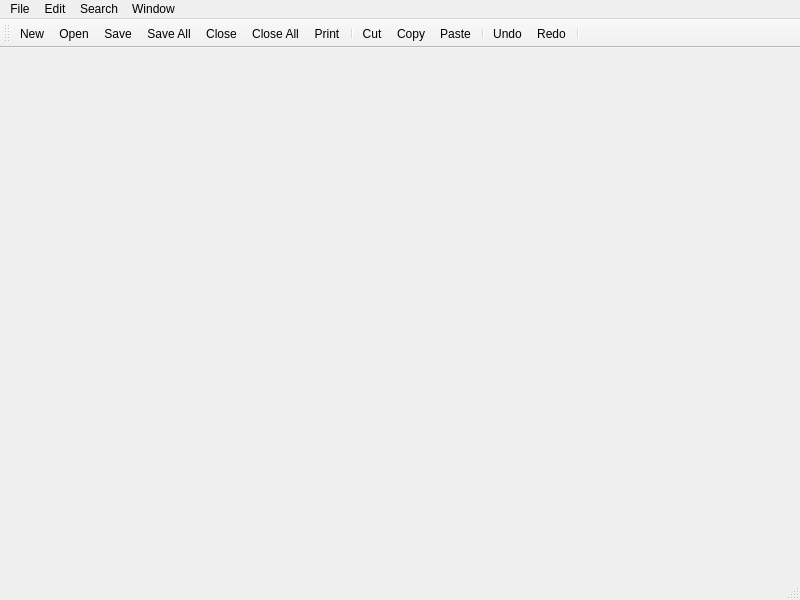
<?xml version="1.0" encoding="UTF-8"?>
<ui version="4.0">
 <class>rtfeditLib::rtfEdit</class>
 <widget class="QMainWindow" name="rtfeditLib::rtfEdit">
  <property name="geometry">
   <rect>
    <x>0</x>
    <y>0</y>
    <width>800</width>
    <height>600</height>
   </rect>
  </property>
  <property name="windowTitle">
   <string>MainWindow</string>
  </property>
  <widget class="QWidget" name="centralwidget">
   <layout class="QVBoxLayout" name="verticalLayout">
    <property name="spacing">
     <number>0</number>
    </property>
    <property name="leftMargin">
     <number>0</number>
    </property>
    <property name="topMargin">
     <number>0</number>
    </property>
    <property name="rightMargin">
     <number>0</number>
    </property>
    <property name="bottomMargin">
     <number>0</number>
    </property>
    <item>
     <widget class="rtfeditLib::editorTab" name="editor" native="true">
      <property name="contextMenuPolicy">
       <enum>Qt::NoContextMenu</enum>
      </property>
     </widget>
    </item>
    <item>
     <widget class="widgetLib::findReplacePanel" name="findReplace" native="true"/>
    </item>
   </layout>
  </widget>
  <widget class="QMenuBar" name="menuBar">
   <property name="geometry">
    <rect>
     <x>0</x>
     <y>0</y>
     <width>800</width>
     <height>22</height>
    </rect>
   </property>
   <widget class="QMenu" name="fileMenu">
    <property name="title">
     <string>File</string>
    </property>
    <widget class="QMenu" name="recentFilesMenu">
     <property name="title">
      <string>Recent Files</string>
     </property>
     <addaction name="actionDummy"/>
    </widget>
    <addaction name="newAct"/>
    <addaction name="openAct"/>
    <addaction name="reloadAct"/>
    <addaction name="separator"/>
    <addaction name="saveAct"/>
    <addaction name="saveAsAct"/>
    <addaction name="saveAllAct"/>
    <addaction name="closeAct"/>
    <addaction name="closeAllAct"/>
    <addaction name="separator"/>
    <addaction name="summaryAct"/>
    <addaction name="printAct"/>
    <addaction name="separator"/>
    <addaction name="recentFilesMenu"/>
    <addaction name="exitAct"/>
   </widget>
   <widget class="QMenu" name="editMenu">
    <property name="title">
     <string>Edit</string>
    </property>
    <widget class="QMenu" name="selectMenu">
     <property name="title">
      <string>Select</string>
     </property>
     <addaction name="selectWordAct"/>
     <addaction name="selectLineAct"/>
     <addaction name="selectMatchAct"/>
     <addaction name="selectAllAct"/>
    </widget>
    <widget class="QMenu" name="changeCaseMenu">
     <property name="title">
      <string>Change Case</string>
     </property>
     <addaction name="uppercaseAct"/>
     <addaction name="lowercaseAct"/>
     <addaction name="capitalizeAct"/>
     <addaction name="changeCaseAct"/>
    </widget>
    <widget class="QMenu" name="clipboardMenu">
     <property name="title">
      <string>Copy to Clipboard</string>
     </property>
     <addaction name="fullPathnameAct"/>
     <addaction name="filenameAct"/>
     <addaction name="pathnameAct"/>
     <addaction name="separator"/>
     <addaction name="allFullPathnamesAct"/>
     <addaction name="allFilenamesAct"/>
     <addaction name="allPathnamesAct"/>
    </widget>
    <addaction name="undoAct"/>
    <addaction name="redoAct"/>
    <addaction name="separator"/>
    <addaction name="cutAct"/>
    <addaction name="copyAct"/>
    <addaction name="pasteAct"/>
    <addaction name="deleteAct"/>
    <addaction name="selectMenu"/>
    <addaction name="separator"/>
    <addaction name="indentAct"/>
    <addaction name="unindentAct"/>
    <addaction name="separator"/>
    <addaction name="changeCaseMenu"/>
    <addaction name="separator"/>
    <addaction name="readOnlyAct"/>
    <addaction name="clearReadOnlyAct"/>
    <addaction name="separator"/>
    <addaction name="clipboardMenu"/>
    <addaction name="separator"/>
    <addaction name="preferencesAct"/>
   </widget>
   <widget class="QMenu" name="searchMenu">
    <property name="title">
     <string>Search</string>
    </property>
    <addaction name="findReplaceAct"/>
    <addaction name="separator"/>
   </widget>
   <widget class="QMenu" name="windowMenu">
    <property name="title">
     <string>Window</string>
    </property>
   </widget>
   <addaction name="fileMenu"/>
   <addaction name="editMenu"/>
   <addaction name="searchMenu"/>
   <addaction name="windowMenu"/>
  </widget>
  <widget class="QStatusBar" name="statusBar"/>
  <widget class="QToolBar" name="toolBar">
   <property name="windowTitle">
    <string>toolBar</string>
   </property>
   <property name="iconSize">
    <size>
     <width>16</width>
     <height>16</height>
    </size>
   </property>
   <attribute name="toolBarArea">
    <enum>TopToolBarArea</enum>
   </attribute>
   <attribute name="toolBarBreak">
    <bool>false</bool>
   </attribute>
   <addaction name="newAct"/>
   <addaction name="openAct"/>
   <addaction name="saveAct"/>
   <addaction name="saveAllAct"/>
   <addaction name="closeAct"/>
   <addaction name="closeAllAct"/>
   <addaction name="printAct"/>
   <addaction name="separator"/>
   <addaction name="cutAct"/>
   <addaction name="copyAct"/>
   <addaction name="pasteAct"/>
   <addaction name="separator"/>
   <addaction name="undoAct"/>
   <addaction name="redoAct"/>
   <addaction name="separator"/>
  </widget>
  <action name="newAct">
   <property name="icon">
    <iconset resource="../../icons/basic/basic_icons.qrc">
     <normaloff>:/basic/document-new.png</normaloff>:/basic/document-new.png</iconset>
   </property>
   <property name="text">
    <string>New</string>
   </property>
   <property name="shortcut">
    <string>Ctrl+N</string>
   </property>
  </action>
  <action name="openAct">
   <property name="icon">
    <iconset resource="../../icons/basic/basic_icons.qrc">
     <normaloff>:/basic/folder_open-edit.png</normaloff>:/basic/folder_open-edit.png</iconset>
   </property>
   <property name="text">
    <string>Open...</string>
   </property>
   <property name="toolTip">
    <string>Open...</string>
   </property>
   <property name="shortcut">
    <string>Ctrl+O</string>
   </property>
   <property name="menuRole">
    <enum>QAction::NoRole</enum>
   </property>
  </action>
  <action name="reloadAct">
   <property name="icon">
    <iconset resource="../../icons/basic/basic_icons.qrc">
     <normaloff>:/basic/reload_rotate.png</normaloff>:/basic/reload_rotate.png</iconset>
   </property>
   <property name="text">
    <string>Reload from Disk</string>
   </property>
   <property name="shortcut">
    <string>Ctrl+R</string>
   </property>
   <property name="menuRole">
    <enum>QAction::NoRole</enum>
   </property>
  </action>
  <action name="saveAct">
   <property name="icon">
    <iconset resource="../../icons/basic/basic_icons.qrc">
     <normaloff>:/basic/save.png</normaloff>:/basic/save.png</iconset>
   </property>
   <property name="text">
    <string>Save</string>
   </property>
   <property name="toolTip">
    <string>Save</string>
   </property>
   <property name="shortcut">
    <string>Ctrl+S</string>
   </property>
   <property name="menuRole">
    <enum>QAction::NoRole</enum>
   </property>
  </action>
  <action name="saveAsAct">
   <property name="icon">
    <iconset resource="../../icons/basic/basic_icons.qrc">
     <normaloff>:/basic/save_as.png</normaloff>:/basic/save_as.png</iconset>
   </property>
   <property name="text">
    <string>Save As...</string>
   </property>
   <property name="toolTip">
    <string>Save As</string>
   </property>
   <property name="shortcut">
    <string>Ctrl+Alt+S</string>
   </property>
   <property name="menuRole">
    <enum>QAction::NoRole</enum>
   </property>
  </action>
  <action name="saveAllAct">
   <property name="icon">
    <iconset resource="../../icons/basic/basic_icons.qrc">
     <normaloff>:/basic/save_all.png</normaloff>:/basic/save_all.png</iconset>
   </property>
   <property name="text">
    <string>Save All</string>
   </property>
   <property name="toolTip">
    <string>Save All</string>
   </property>
   <property name="shortcut">
    <string>Ctrl+Shift+S</string>
   </property>
   <property name="menuRole">
    <enum>QAction::NoRole</enum>
   </property>
  </action>
  <action name="closeAct">
   <property name="icon">
    <iconset resource="../../icons/basic/basic_icons.qrc">
     <normaloff>:/basic/close.png</normaloff>:/basic/close.png</iconset>
   </property>
   <property name="text">
    <string>Close</string>
   </property>
   <property name="toolTip">
    <string>Closee</string>
   </property>
   <property name="shortcut">
    <string>Ctrl+W</string>
   </property>
   <property name="menuRole">
    <enum>QAction::NoRole</enum>
   </property>
  </action>
  <action name="closeAllAct">
   <property name="icon">
    <iconset resource="../../icons/basic/basic_icons.qrc">
     <normaloff>:/basic/close_all.png</normaloff>:/basic/close_all.png</iconset>
   </property>
   <property name="text">
    <string>Close All</string>
   </property>
   <property name="toolTip">
    <string>Close All</string>
   </property>
   <property name="shortcut">
    <string>Ctrl+Shift+W</string>
   </property>
   <property name="menuRole">
    <enum>QAction::NoRole</enum>
   </property>
  </action>
  <action name="printAct">
   <property name="icon">
    <iconset resource="../../icons/basic/basic_icons.qrc">
     <normaloff>:/basic/print.png</normaloff>:/basic/print.png</iconset>
   </property>
   <property name="text">
    <string>Print</string>
   </property>
   <property name="toolTip">
    <string>Print</string>
   </property>
   <property name="shortcut">
    <string>Ctrl+P</string>
   </property>
   <property name="menuRole">
    <enum>QAction::NoRole</enum>
   </property>
  </action>
  <action name="exitAct">
   <property name="icon">
    <iconset resource="../../icons/custom/custom_icons.qrc">
     <normaloff>:/custom/exit</normaloff>:/custom/exit</iconset>
   </property>
   <property name="text">
    <string>Exit</string>
   </property>
   <property name="toolTip">
    <string>Exit</string>
   </property>
   <property name="menuRole">
    <enum>QAction::NoRole</enum>
   </property>
  </action>
  <action name="undoAct">
   <property name="icon">
    <iconset resource="../../icons/basic/basic_icons.qrc">
     <normaloff>:/basic/undo.png</normaloff>:/basic/undo.png</iconset>
   </property>
   <property name="text">
    <string>Undo</string>
   </property>
   <property name="toolTip">
    <string>Undo</string>
   </property>
   <property name="shortcut">
    <string>Ctrl+Z</string>
   </property>
   <property name="menuRole">
    <enum>QAction::NoRole</enum>
   </property>
  </action>
  <action name="redoAct">
   <property name="icon">
    <iconset resource="../../icons/basic/basic_icons.qrc">
     <normaloff>:/basic/redo.png</normaloff>:/basic/redo.png</iconset>
   </property>
   <property name="text">
    <string>Redo</string>
   </property>
   <property name="toolTip">
    <string>Redo</string>
   </property>
   <property name="shortcut">
    <string>Ctrl+Shift+Z</string>
   </property>
   <property name="menuRole">
    <enum>QAction::NoRole</enum>
   </property>
  </action>
  <action name="cutAct">
   <property name="icon">
    <iconset resource="../../icons/basic/basic_icons.qrc">
     <normaloff>:/basic/clip_cut.png</normaloff>:/basic/clip_cut.png</iconset>
   </property>
   <property name="text">
    <string>Cut</string>
   </property>
   <property name="toolTip">
    <string>Cut</string>
   </property>
   <property name="shortcut">
    <string>Ctrl+X</string>
   </property>
   <property name="menuRole">
    <enum>QAction::NoRole</enum>
   </property>
  </action>
  <action name="copyAct">
   <property name="icon">
    <iconset resource="../../icons/basic/basic_icons.qrc">
     <normaloff>:/basic/clip_copy.png</normaloff>:/basic/clip_copy.png</iconset>
   </property>
   <property name="text">
    <string>Copy</string>
   </property>
   <property name="toolTip">
    <string>Copy</string>
   </property>
   <property name="shortcut">
    <string>Ctrl+C</string>
   </property>
   <property name="menuRole">
    <enum>QAction::NoRole</enum>
   </property>
  </action>
  <action name="pasteAct">
   <property name="icon">
    <iconset resource="../../icons/basic/basic_icons.qrc">
     <normaloff>:/basic/clip_paste.png</normaloff>:/basic/clip_paste.png</iconset>
   </property>
   <property name="text">
    <string>Paste</string>
   </property>
   <property name="toolTip">
    <string>Paste</string>
   </property>
   <property name="shortcut">
    <string>Ctrl+V</string>
   </property>
   <property name="menuRole">
    <enum>QAction::NoRole</enum>
   </property>
  </action>
  <action name="deleteAct">
   <property name="icon">
    <iconset resource="../../icons/custom/custom_icons.qrc">
     <normaloff>:/custom/delete</normaloff>:/custom/delete</iconset>
   </property>
   <property name="text">
    <string>Delete</string>
   </property>
   <property name="toolTip">
    <string>Delete</string>
   </property>
   <property name="shortcut">
    <string>Del</string>
   </property>
   <property name="menuRole">
    <enum>QAction::NoRole</enum>
   </property>
  </action>
  <action name="preferencesAct">
   <property name="icon">
    <iconset resource="../../icons/basic/basic_icons.qrc">
     <normaloff>:/basic/options.png</normaloff>:/basic/options.png</iconset>
   </property>
   <property name="text">
    <string>Preferences...</string>
   </property>
   <property name="toolTip">
    <string>Preferences</string>
   </property>
   <property name="menuRole">
    <enum>QAction::NoRole</enum>
   </property>
  </action>
  <action name="selectWordAct">
   <property name="icon">
    <iconset>
     <normaloff>:/textedit/selectWord</normaloff>:/textedit/selectWord</iconset>
   </property>
   <property name="text">
    <string>Select Word</string>
   </property>
  </action>
  <action name="selectLineAct">
   <property name="icon">
    <iconset>
     <normaloff>:/textedit/selectLine</normaloff>:/textedit/selectLine</iconset>
   </property>
   <property name="text">
    <string>Select Line</string>
   </property>
  </action>
  <action name="selectMatchAct">
   <property name="icon">
    <iconset>
     <normaloff>:/textedit/selectBrace</normaloff>:/textedit/selectBrace</iconset>
   </property>
   <property name="text">
    <string>Select to Matching Brace</string>
   </property>
  </action>
  <action name="selectAllAct">
   <property name="icon">
    <iconset>
     <normaloff>:/textedit/selectAll</normaloff>:/textedit/selectAll</iconset>
   </property>
   <property name="text">
    <string>Select All</string>
   </property>
  </action>
  <action name="indentAct">
   <property name="icon">
    <iconset>
     <normaloff>:/textedit/indent</normaloff>:/textedit/indent</iconset>
   </property>
   <property name="text">
    <string>Indent</string>
   </property>
  </action>
  <action name="unindentAct">
   <property name="icon">
    <iconset>
     <normaloff>:/textedit/outdent</normaloff>:/textedit/outdent</iconset>
   </property>
   <property name="text">
    <string>Unindent</string>
   </property>
   <property name="toolTip">
    <string>Unindent</string>
   </property>
  </action>
  <action name="uppercaseAct">
   <property name="icon">
    <iconset>
     <normaloff>:/textedit/uppercase</normaloff>:/textedit/uppercase</iconset>
   </property>
   <property name="text">
    <string>Uppercase</string>
   </property>
  </action>
  <action name="lowercaseAct">
   <property name="icon">
    <iconset>
     <normaloff>:/textedit/lowercase</normaloff>:/textedit/lowercase</iconset>
   </property>
   <property name="text">
    <string>Lowercase</string>
   </property>
  </action>
  <action name="capitalizeAct">
   <property name="icon">
    <iconset>
     <normaloff>:/textedit/capitalize</normaloff>:/textedit/capitalize</iconset>
   </property>
   <property name="text">
    <string>Capitalize</string>
   </property>
  </action>
  <action name="changeCaseAct">
   <property name="icon">
    <iconset>
     <normaloff>:/textedit/changeCase</normaloff>:/textedit/changeCase</iconset>
   </property>
   <property name="text">
    <string>Change Case</string>
   </property>
  </action>
  <action name="tabs2SpacesAct">
   <property name="text">
    <string>Convert Tabs to Spaces</string>
   </property>
  </action>
  <action name="spaces2TabsAct">
   <property name="text">
    <string>Convert Spaces to Tabs</string>
   </property>
  </action>
  <action name="readOnlyAct">
   <property name="text">
    <string>Set Read-Only</string>
   </property>
  </action>
  <action name="clearReadOnlyAct">
   <property name="text">
    <string>Clear Read-Only</string>
   </property>
  </action>
  <action name="fullPathnameAct">
   <property name="text">
    <string>Current Full Pathname</string>
   </property>
  </action>
  <action name="filenameAct">
   <property name="text">
    <string>Current Filename</string>
   </property>
  </action>
  <action name="pathnameAct">
   <property name="text">
    <string>Current Pathname</string>
   </property>
  </action>
  <action name="allFullPathnamesAct">
   <property name="text">
    <string>All Full Pathnames</string>
   </property>
  </action>
  <action name="allFilenamesAct">
   <property name="text">
    <string>All Filenames</string>
   </property>
  </action>
  <action name="allPathnamesAct">
   <property name="text">
    <string>All Pathnames</string>
   </property>
  </action>
  <action name="findReplaceAct">
   <property name="text">
    <string>Find/Replace</string>
   </property>
   <property name="shortcut">
    <string>Ctrl+F</string>
   </property>
  </action>
  <action name="lineNumbersAct">
   <property name="checkable">
    <bool>true</bool>
   </property>
   <property name="text">
    <string>Line Numbers</string>
   </property>
  </action>
  <action name="actionDummy">
   <property name="text">
    <string>Dummy</string>
   </property>
  </action>
  <action name="summaryAct">
   <property name="text">
    <string>Summary...</string>
   </property>
   <property name="menuRole">
    <enum>QAction::NoRole</enum>
   </property>
  </action>
 </widget>
 <customwidgets>
  <customwidget>
   <class>widgetLib::findReplacePanel</class>
   <extends>QWidget</extends>
   <header>findReplacePanel.h</header>
   <container>1</container>
  </customwidget>
  <customwidget>
   <class>rtfeditLib::editorTab</class>
   <extends>QWidget</extends>
   <header>editorTab.h</header>
   <container>1</container>
  </customwidget>
 </customwidgets>
 <resources>
  <include location="../../icons/custom/custom_icons.qrc"/>
  <include location="../../icons/basic/basic_icons.qrc"/>
  <include location="../../icons/basic/basic_icons.qrc"/>
 </resources>
 <connections/>
</ui>
